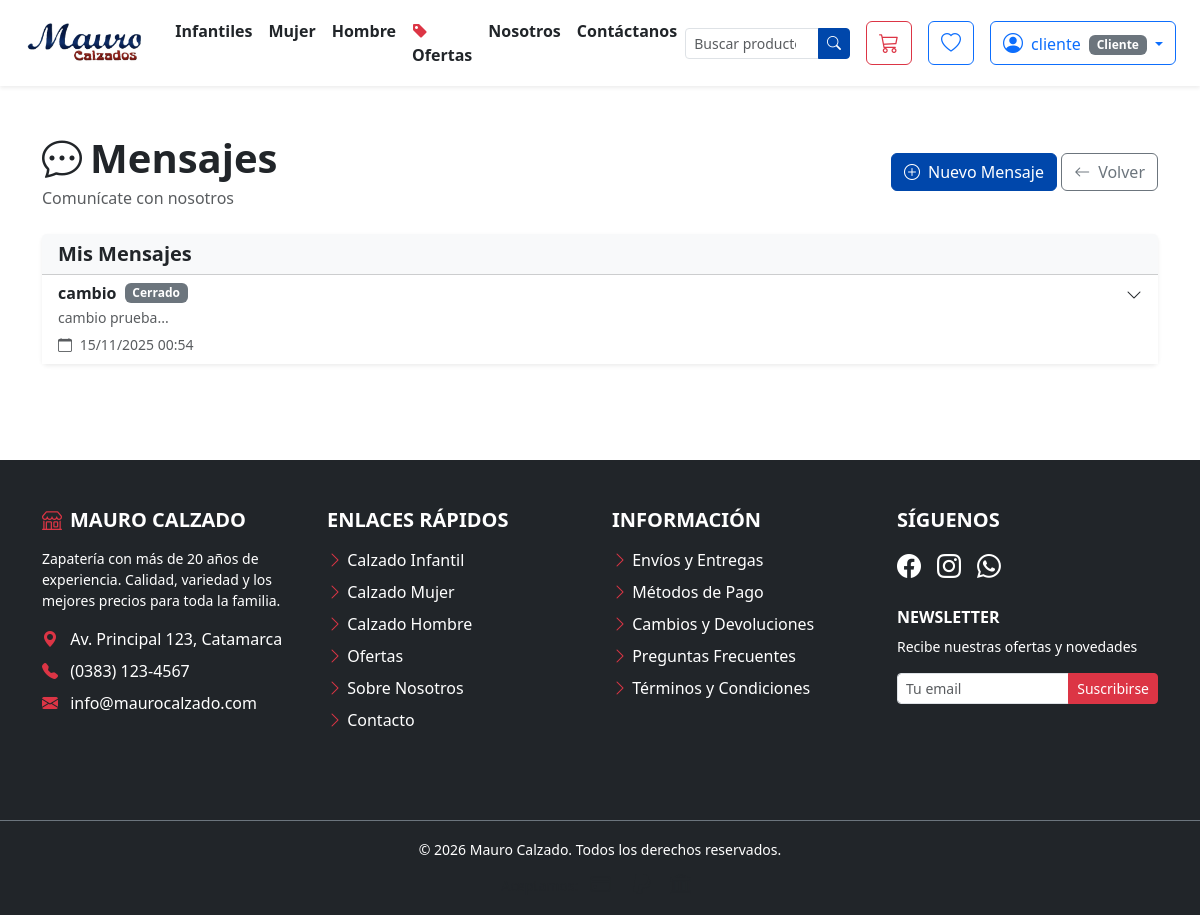
The page /cuenta/mensajes-internos.php (signed in) on the database its author committed.
### tables this page shows
CREATE TABLE `mensajes_internos` (
  `id` int(11) NOT NULL,
  `usuario_id` int(11) NOT NULL,
  `asunto` varchar(255) NOT NULL,
  `mensaje` text NOT NULL,
  `archivo_adjunto` varchar(255) DEFAULT NULL COMMENT 'Archivo adjunto del cliente',
  `respuesta` text DEFAULT NULL,
  `archivo_respuesta` varchar(255) DEFAULT NULL COMMENT 'Archivo adjunto en respuesta',
  `estado` enum('pendiente','respondido','cerrado') DEFAULT 'pendiente',
  `prioridad` enum('baja','media','alta') DEFAULT 'media',
  `pedido_id` int(11) DEFAULT NULL,
  `respondido_por` int(11) DEFAULT NULL,
  `fecha_envio` datetime DEFAULT current_timestamp(),
  `fecha_respuesta` datetime DEFAULT NULL,
  `leido_cliente` tinyint(1) DEFAULT 0
);

### cuenta/mensajes-internos.php (the view, shortened to what this page needs)
<?php
require_once('../includes/verificar-cliente.php');
$usuario_id = $_SESSION['usuario_id'];
$nuevo_mensaje = isset($_GET['nuevo']) && $_GET['nuevo'] == 1;
$query = "SELECT m.*, p.numero_pedido
          FROM mensajes_internos m
          LEFT JOIN pedidos p ON m.pedido_id = p.id
          WHERE m.usuario_id = ?
          ORDER BY m.fecha_envio DESC";
$stmt = mysqli_prepare($conn, $query);
mysqli_stmt_bind_param($stmt, "i", $usuario_id);
mysqli_stmt_execute($stmt);
$result = mysqli_stmt_get_result($stmt);
$mensajes = mysqli_fetch_all($result, MYSQLI_ASSOC);
require_once('../includes/header.php');
?>
<div class="container py-5">
    <div class="d-flex justify-content-between align-items-center mb-4">
        <div>
            <h1 class="fw-bold mb-1">
                <i class="bi bi-chat-dots me-2"></i>Mensajes
            </h1>
            <p class="text-muted mb-0">Comunícate con nosotros</p>
        </div>
        <div>
            <?php if (!$nuevo_mensaje): ?>
                <a href="?nuevo=1" class="btn btn-primary">
                    <i class="bi bi-plus-circle me-2"></i>Nuevo Mensaje
                </a>
            <?php endif; ?>
            <a href="mi-cuenta.php" class="btn btn-outline-secondary">
                <i class="bi bi-arrow-left me-2"></i>Volver
            </a>
        </div>
    </div>
    <div class="card border-0 shadow-sm">
        <div class="card-header bg-light">
            <h5 class="mb-0 fw-bold">Mis Mensajes</h5>
        </div>
        <div class="card-body p-0">
            <?php if (empty($mensajes)): ?>
                <div class="text-center py-5">
                    <i class="bi bi-inbox display-1 text-muted"></i>
                    <h5 class="mt-3">No tienes mensajes aún</h5>
                    <p class="text-muted">Envía tu primera consulta o mensaje</p>
                </div>
            <?php else: ?>
                <div class="list-group list-group-flush">
                    <?php foreach ($mensajes as $mensaje): ?>
                        <div class="list-group-item list-group-item-action"
                             data-bs-toggle="collapse"
                             data-bs-target="#mensaje<?php echo $mensaje['id']; ?>"
                             style="cursor: pointer;">
                            <div class="d-flex w-100 justify-content-between align-items-start">
                                <div class="flex-grow-1">
                                    <div class="d-flex align-items-center mb-1">
                                        <h6 class="mb-0 fw-bold">
                                            <?php echo htmlspecialchars($mensaje['asunto']); ?>
                                        </h6>
                                        <?php if ($mensaje['estado'] == 'pendiente'): ?>
                                            <span class="badge bg-warning text-dark ms-2">Pendiente</span>
                                        <?php elseif ($mensaje['estado'] == 'cerrado'): ?>
                                            <span class="badge bg-secondary ms-2">Cerrado</span>
                                        <?php endif; ?>
                                    </div>
                                    <p class="mb-1 text-muted small">
                                        <?php echo substr(htmlspecialchars($mensaje['mensaje']), 0, 100); ?>...
                                    </p>
                                    <small class="text-muted">
                                        <i class="bi bi-calendar me-1"></i>
                                        <?php echo date('d/m/Y H:i', strtotime($mensaje['fecha_envio'])); ?>
                                    </small>
                                </div>
                                <div class="text-end">
                                    <i class="bi bi-chevron-down"></i>
                                </div>
                            </div>
                        </div>
                    <?php endforeach; ?>
                </div>
            <?php endif; ?>
        </div>
    </div>
</div>
<?php require_once('../includes/footer.php'); ?>

### css/styles.css (style rules this page uses)
:root { --color-primary: #0047AB; --color-secondary: #DC143C; --color-dark: #212529; --color-light: #f8f9fa; --font-family: 'Segoe UI', Tahoma, Geneva, Verdana, sans-serif; --border-radius: 8px; --sidebar-width: 260px; --topbar-height: 70px; --admin-primary: #3C50E0; --sidebar-bg: #1C2434; --sidebar-hover: #333A48; --gerente-primary: #10B981; --gerente-sidebar-bg: #065F46; --gerente-sidebar-hover: #047857; }
body { font-family: var(--font-family); color: var(--color-dark); }
.btn-primary { background-color: var(--color-primary); border-color: var(--color-primary); }
.badge { font-size: 0.75rem; }
.shadow-sm { box-shadow: 0 0.125rem 0.25rem rgba(0, 0, 0, 0.075) !important; }

### rows shown on the page
mensajes_internos: asunto "cambio", estado "Cerrado", mensaje "cambio prueba", fecha_envio "15/11/2025 00:54"

### other values the page prints
obtenerDatoUsuario('nombre') "cliente"
obtenerNombreRol() "Cliente"
